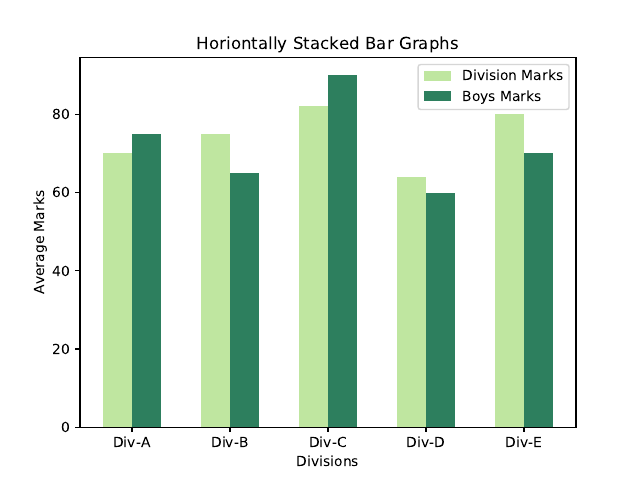

The script that saved this image:
import matplotlib.pyplot as plt
import numpy as np

divisions = ["Div-A", "Div-B", "Div-C", "Div-D", "Div-E"]
division_average_marks = [70, 75, 82, 64, 80]
boys_average_marks = [75, 65, 90, 60, 70]

index = np.arange(5)
bar_width = 0.30

plt.bar(index, division_average_marks, width=bar_width, color='#BFE6A0', label='Division Marks')
plt.bar(index + bar_width, boys_average_marks, width=bar_width, color='#2d7f5e', label='Boys Marks')
plt.title("Horiontally Stacked Bar Graphs")

plt.xlabel("Divisions")
plt.ylabel("Average Marks")
plt.xticks(index + bar_width/2, divisions)

plt.legend()
plt.savefig("bar-groups.pdf")